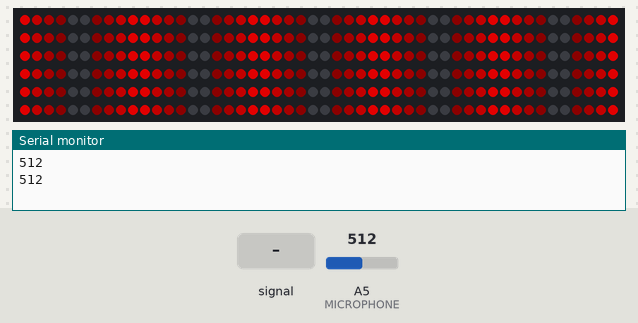
Bench run of a sketch on a simulated Arduino Uno, built with avr-gcc and run on an emulated ATmega328P. Parts: 300 RGB LEDs in strip order, left to right, continuing on the next row, the last lines printed to the serial monitor. The test bench sets the inputs (shaded band); at power-on: A5 (MICROPHONE) = 512. Dim RGB values are drawn brighter than linear.

Above: at 1.97 s.
2.0 s: A5 (MICROPHONE) set to 487
At 3.3 s:
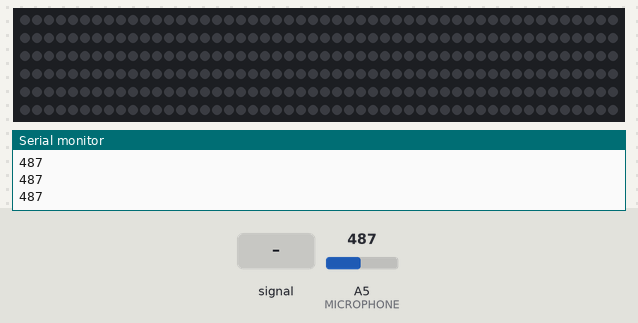
3.8 s: A5 (MICROPHONE) fed a 200 Hz sine of ±81 counts around its level
At 4.17 s:
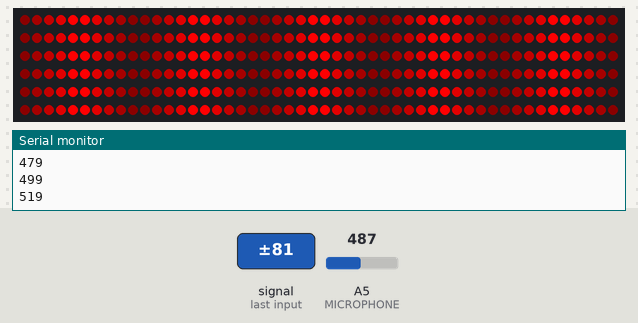
5.9 s: A5 (MICROPHONE) set to 306
7.6 s: A5 (MICROPHONE) set to 510
At 7.7 s:
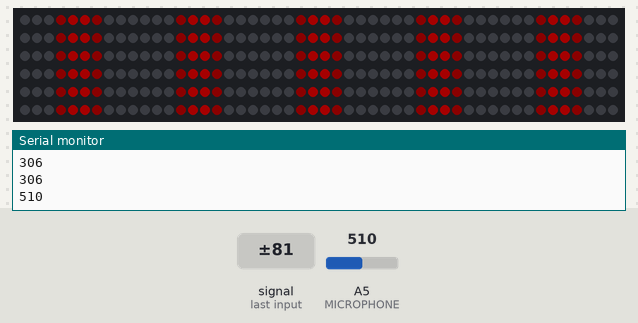

The sketch:

LED_Prototype_1.ino
```cpp
#include "FastLED.h"
#define NUM_LEDS 300
#define LED_DATA 4
#define MICROPHONE A5
#define PI 3.14

CRGBArray<NUM_LEDS> leds;
//sudo chmod a+rw /dev/ttyUSB0

void setup() {
  FastLED.addLeds<WS2812B, LED_DATA, GRB>(leds, NUM_LEDS);
  pinMode(MICROPHONE, INPUT);
  Serial.begin(9600);
}

void loop() {

  int soundValue = analogRead(MICROPHONE);
  Serial.println(soundValue);

   if(soundValue >= 500){
    fountainPulse();
    FastLED.show();
   }

    //pulse();
    //colorWave();
    //fountainPulse();
}

void pulse(){
  for(int offset = 0; offset < 5; ++offset){
    for(int i = 0; i < NUM_LEDS; i = i + 5){
      if(offset == 0){
        leds[i] = CHSV(171, 255, cos8(0));
        leds[i+1] = CHSV(171, 255, cos8(255/10));
        leds[i+2] = CHSV(171, 255, cos8(255/5));
        leds[i+3] = CHSV(171, 255, cos8((3*255)/10));
        leds[i+4] = CHSV(171, 255, cos8((2*255)/5));
      }
      else{
        CRGB temp = leds[i];
        leds[i] = leds[i + 4];
        leds[i + 4] = leds[i + 3];
        leds[i+3] = leds[i+2];
        leds[i +2] = leds[i+1];
        leds[i+1] = temp;
      }
    }
    FastLED.show();
    delay(95);
  }
}

void colorWave(){

    for(int i = 0; i <=255; ++i){
      for(int k = 0; k < NUM_LEDS; ++k){
        leds[k] = CHSV(i, 255, 255);
      }
      FastLED.show();
      delay(1000);
    }

}

void fountainPulse(){

  int stage0 = 255/5;
  int stage1 = (2*255)/5;
  int stage2 = (3*255)/5;
  int stage3 = (4*255)/5;
  int stage4 = 255;

  for(int i = 0; i < 14; ++i){
    for(int k = 4; k < NUM_LEDS; k = k + 10){

      if(i == 0){
          leds[k] = CHSV(255, 255, stage0);
          leds[k-1]= CRGB::Black;
          leds[k-2]= CRGB::Black;
          leds[k-3]= CRGB::Black;
          leds[k-4]= CRGB::Black;
      }
      else if(i == 1){
          leds[k]= CHSV(255, 255, stage1);
          leds[k-1]= CHSV(255, 255, stage0);
          leds[k-2]=CRGB::Black;
          leds[k-3]=CRGB::Black;
          leds[k-4]=CRGB::Black;
      }
      else if(i == 2){
          leds[k]= CHSV(255, 255, stage2);
          leds[k-1]= CHSV(255, 255, stage1);
          leds[k-2]= CHSV(255, 255, stage0);
          leds[k-3]=CRGB::Black;
          leds[k-4]=CRGB::Black;
      }
      else if(i == 3){
          leds[k]= CHSV(255, 255, stage3);
          leds[k-1]= CHSV(255, 255, stage2);
          leds[k-2]= CHSV(255, 255, stage1);
          leds[k-3]= CHSV(255, 255, stage0);
          leds[k-4]=CRGB::Black;
      }
      else if(i == 4){
         leds[k]= CHSV(255, 255, stage4);
          leds[k-1]= CHSV(255, 255, stage3);
          leds[k-2]= CHSV(255, 255, stage2);
          leds[k-3]= CHSV(255, 255, stage1);
          leds[k-4]= CHSV(255, 255, stage0);
      }
      else if(i == 5){
          leds[k] =CHSV(255, 255, stage3);
          leds[k-1]= CHSV(255, 255, stage4);
          leds[k-2] =CHSV(255, 255, stage3);
          leds[k-3] =CHSV(255, 255, stage2);
          leds[k-4] =CHSV(255, 255, stage1);
      }
      else if(i == 6){
          leds[k] =CHSV(255, 255, stage2);
          leds[k-1] =CHSV(255, 255, stage3);
          leds[k-2] =CHSV(255, 255, stage4);
          leds[k-3] =CHSV(255, 255, stage3);
          leds[k-4] =CHSV(255, 255, stage2);
      }
      else if(i == 7){
          leds[k] =CHSV(255, 255, stage1);
          leds[k-1]= CHSV(255, 255, stage2);
          leds[k-2]= CHSV(255, 255, stage3);
          leds[k-3]= CHSV(255, 255, stage4);
          leds[k-4]= CHSV(255, 255, stage3);
      }
      else if(i == 8){
        leds[k]= CHSV(255, 255, stage0);
          leds[k-1]= CHSV(255, 255, stage1);
          leds[k-2]= CHSV(255, 255, stage2);
          leds[k-3] =CHSV(255, 255, stage3);
          leds[k-4]= CHSV(255, 255, stage4);
      }
      else if(i == 9){
          leds[k]=CRGB::Black;
          leds[k-1]= CHSV(255, 255, stage0);
          leds[k-2] =CHSV(255, 255, stage1);
          leds[k-3] =CHSV(255, 255, stage2);
          leds[k-4] =CHSV(255, 255, stage3);
      }
      else if(i == 10){
          leds[k]=CRGB::Black;
          leds[k-1]=CRGB::Black;
          leds[k-2] =CHSV(255, 255, stage0);
          leds[k-3] =CHSV(255, 255, stage1);
          leds[k-4] =CHSV(255, 255, stage2);
      }
      else if(i == 11){
          leds[k]=CRGB::Black;
          leds[k-1]=CRGB::Black;
          leds[k-2]=CRGB::Black;
          leds[k-3]= CHSV(255, 255, stage0);
          leds[k-4]= CHSV(255, 255, stage1);
      }
      else if(i == 12){
        leds[k] = CRGB::Black;
          leds[k-1]=CRGB::Black;
          leds[k-2]=CRGB::Black;
          leds[k-3]=CRGB::Black;
          leds[k-4]= CHSV(255, 255, stage0);
      }
      else if(i == 13){
        leds[k-4]= CRGB::Black;
        }
      leds(k+1, k+5) = leds(k, k-4);
    }
    FastLED.show();
      delay(70);
  }
}
```

Measured:
- the behaviour switches between 500 and 499 on A5 (MICROPHONE) (found by bisection; images 0 and 1)
- after the input at 3.8 s, the LEDs: first change at once (image 2 shows a later state)
- after the input at 7.6 s, the LEDs: first change at once (image 3 shows a later state)
